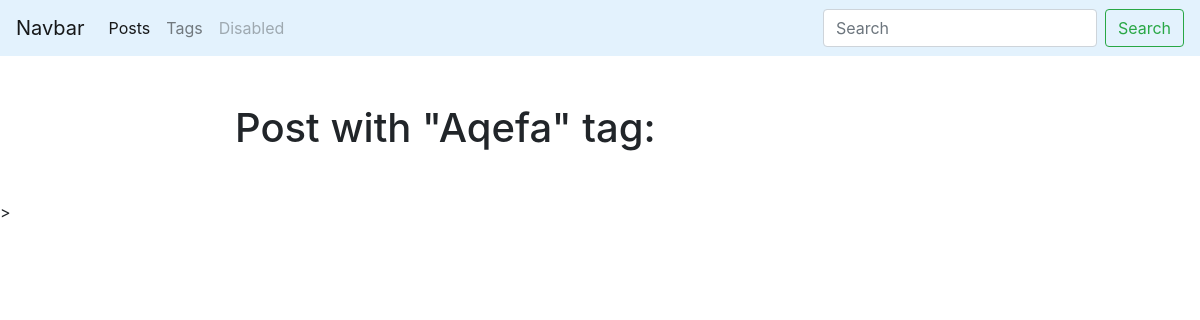
The page /Arizona/tag/awfssdfsf/ on the database as committed earlier.
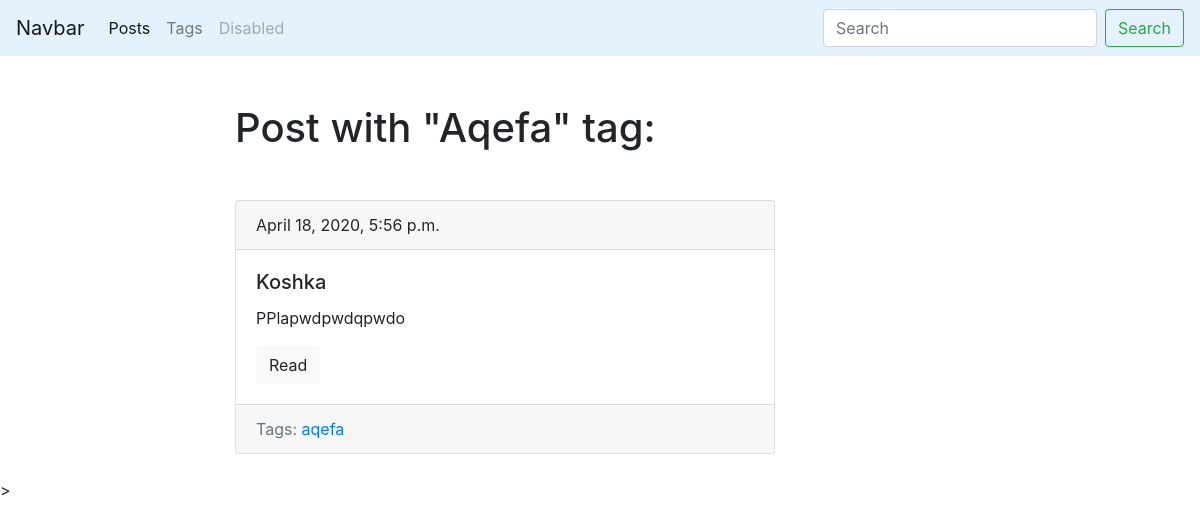
The same page on the database as committed later.
### Arizona/models.py (models this page shows, shortened)
class Tag(models.Model):
	title = models.CharField(max_length=50)
	slug = models.SlugField(max_length=50, unique=True)
	def get_absolute_url(self):
		return reverse('tag_detail_url', kwargs={'slug':self.slug})

class Post(models.Model):
	title = models.CharField(max_length=150, db_index=True)
	slug = models.SlugField(max_length=150,blank=True, unique=True)
	body = models.TextField(blank=True, db_index=True)
	tags = models.ManyToManyField('Tag', blank=True, related_name='posts')####This
	date_pub = models.DateTimeField(auto_now_add=True)
	def get_absolute_url(self):
		return reverse('post_detail_url', kwargs={'slug':self.slug})

### Arizona/views.py (the view)
# urls.py: path('tag/<str:slug>/', TagDetail.as_view(), name='tag_detail_url'),
class TagDetail(ObjectDetailMixin, View):
	model = Tag
	template = 'Arizona/tag_detail.html'

### Arizona/utils.py (called while the page is built)
	def get(self,request,slug):
		obj = get_object_or_404(self.model, slug__iexact=slug)
		return render(request, self.template, context={self.model.__name__.lower(): obj})

### Arizona/templates/Arizona/tag_detail.html (shortened to what this page needs)
{%extends 'Arizona/base_Arizona.html'%}
{% block content%}
<h1 class="mb-5">Post with "{{tag.title|title}}" tag:</h1>
{% for post in tag.posts.all%}
	{% include 'Arizona/includes/post_card_template.html' %}
{% endfor %}
{% endblock %}

### Arizona/templates/Arizona/includes/post_card_template.html
	<div class="card mb-4">
  <div class="card-header">
    {{post.date_pub}}
  </div>
  <div class="card-body">
    <h5 class="card-title">{{post.title}}</h5>
    <p class="card-text">{{post.body|truncatewords:15}}</p>
    <a href="{{post.get_absolute_url}}" class="btn btn-light">Read</a>
  </div>
  <div class="card-footer text-muted">
    Tags:
    {% for tag in post.tags.all%}
    <a href="{{ tag.get_absolute_url}}">{{ tag.title }}</a>
    {% endfor %}
  </div>
</div>

Rows that differ between the two databases and show on the page:
added Post: date_pub "April 18, 2020, 5:56 p.m.", title "Koshka", body "PPlapwdpwdqpwdo", Tag (title "aqefa")
